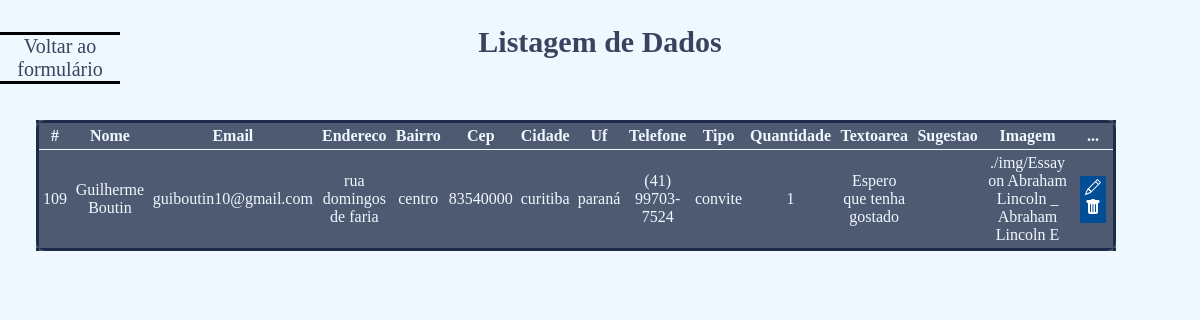
The app's page /listagem.php with its own data.
### tables this page shows
CREATE TABLE `crud` (
  `id` int(11) NOT NULL,
  `nome` text DEFAULT NULL,
  `email` text DEFAULT NULL,
  `endereco` text DEFAULT NULL,
  `bairro` text DEFAULT NULL,
  `cep` text DEFAULT NULL,
  `cidade` text DEFAULT NULL,
  `uf` text DEFAULT NULL,
  `telefone` text DEFAULT NULL,
  `tipo` text DEFAULT NULL,
  `quantidade` text DEFAULT NULL,
  `textoarea` text DEFAULT NULL,
  `sugestao` text DEFAULT NULL,
  `imagens` varchar(50) NOT NULL
);

### listagem.php (the view, shortened to what this page needs)
<?php
include_once('conexao.php');
$sql= "SELECT * FROM crud ORDER BY id DESC";
$result = $conexao->query($sql);
?>
<!DOCTYPE html>
<html lang="en">
<head>
    <link href="estilo3.css" rel="stylesheet">
</head>
<body>
    <nav>
    <h1 class="lista">Listagem de Dados</h1>
    <div><a href="index.php" class="cadastrar">Voltar ao formulário</a></div>
</nav>
<nav class="m-5">
<table class="table">
  <div class="div-table">
  <thead>
    <tr>
      <th scope="col">#</th>
      <th scope="col">Nome</th>
      <th scope="col">Email</th>
      <th scope="col">Endereco</th>
      <th scope="col">Bairro</th>
      <th scope="col">Cep</th>
      <th scope="col">Cidade</th>
      <th scope="col">Uf</th>
      <th scope="col">Telefone</th>
      <th scope="col">Tipo</th>
      <th scope="col">Quantidade</th>
      <th scope="col">Textoarea</th>
      <th scope="col">Sugestao</th>
      <th scope="col">Imagem</th>
      <th scope="col">...</th>
    </tr>
  </thead>
  <tbody class="dados">
    <?php
    while($user_data = mysqli_fetch_assoc($result))
    {
        echo "<tr>";
        echo "<td>".$user_data['id']."</td>";
        echo "<td>".$user_data['nome']."</td>";
        echo "<td>".$user_data['email']."</td>";
        echo "<td>".$user_data['endereco']."</td>";
        echo "<td>".$user_data['bairro']."</td>";
        echo "<td>".$user_data['cep']."</td>";
        echo "<td>".$user_data['cidade']."</td>";
        echo "<td>".$user_data['uf']."</td>";
        echo "<td>".$user_data['telefone']."</td>";
        echo "<td>".$user_data['tipo']."</td>";
        echo "<td>".$user_data['quantidade']."</td>";
        echo "<td>".$user_data['textoarea']."</td>";
        echo "<td>".$user_data['sugestao']."</td>";
        echo "<td>".$user_data['imagens']."</td>";
        echo "<td>
          <a class='btn btn-primary' href='edit.php?id=$user_data[id]'>
          <svg xmlns='http://www.w3.org/2000/svg' width='16' height='16' fill='currentColor'
           class='
          bi bi-pencil'
           viewBox='
          0 0 16 16'
          >
  <path d='
  M12.146.146a.5.5 0 0 1 .708 0l3 3a.5.5 0 0 1 0 .708l-10 10a.5.5 0 0 1-.168.11l-5 2a.5.5 0 0 1-.65-.65l2-5a.5.5 0 0 1 .11-.168l10-10zM11.207 2.5 13.5 4.793 14.793 3.5 12.5 1.207 11.207 2.5zm1.586 3L10.5 3.207 4 9.707V10h.5a.5.5 0 0 1 .5.5v.5h.5a.5.5 0 0 1 .5.5v.5h.293l6.5-6.5zm-9.761 5.175-.106.106-1.528 3.821 3.821-1.528.106-.106A.5.5 0 0 1 5 12.5V12h-.5a.5.5 0 0 1-.5-.5V11h-.5a.5.5 0 0 1-.468-.325z'
  />
</svg>
</a>
<a class='btn btn-danger' href='delete.php?id=$user_data[id]'>
<svg xmlns='http://www.w3.org/2000/svg' width='16' height='16' fill='currentColor' class='bi bi-trash-fill' viewBox='0 0 16 16'>
  <path d='M2.5 1a1 1 0 0 0-1 1v1a1 1 0 0 0 1 1H3v9a2 2 0 0 0 2 2h6a2 2 0 0 0 2-2V4h.5a1 1 0 0 0 1-1V2a1 1 0 0 0-1-1H10a1 1 0 0 0-1-1H7a1 1 0 0 0-1 1H2.5zm3 4a.5.5 0 0 1 .5.5v7a.5.5 0 0 1-1 0v-7a.5.5 0 0 1 .5-.5zM8 5a.5.5 0 0 1 .5.5v7a.5.5 0 0 1-1 0v-7A.5.5 0 0 1 8 5zm3 .5v7a.5.5 0 0 1-1 0v-7a.5.5 0 0 1 1 0z'/>
</svg>
</a>
        </td>";
    }
    ?>
  </tbody>
  </div>
</table>
</nav>
</body>
</html>

### estilo3.css (style rules this page uses)
body { background-color: aliceblue; text-align: center; }
.lista { color:rgba(10,23,55,0.8) ; text-align: center; font-size: 30px; }
.table { border-collapse: collapse; border: 3px solid rgba(10,23,55,0.7); border-radius: 10px; position: absolute; left: 3%; top: 15%; width: 90%; font-size: 16px; background-color: rgba(10,23,55,0.7); z-index: -1; color: aliceblue; right: 1; }
th, td { border-top: 1px solid aliceblue; padding: 4px; text-align: center; }
td a { color: white; border: 5px solid rgb(2, 78, 150); background-color: rgb(2, 78, 150); border-radius: 2px; }
.cadastrar { position: absolute; text-decoration: none; right: 90%; top: 4%; color:slategray; text-align: center; font-size: 20px; color: rgba(10,23,55,0.8) ; border-top: 3px solid black; border-bottom: 3px solid black; }

### records on screen
crud: id "109", nome "Guilherme Boutin", email "guiboutin10@gmail.com", endereco "rua domingos de faria", bairro "centro", cep "83540000", cidade "curitiba", uf "paraná", telefone "(41) 99703-7524", tipo "convite", quantidade "1", textoarea "Espero que tenha gostado", imagens "./img/Essay on Abraham Lincoln _ Abraham Lincoln E"
